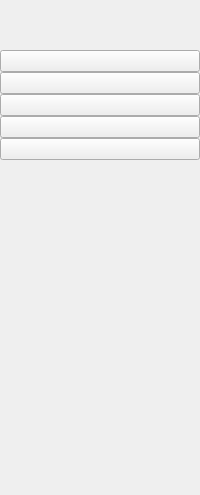
     <widget class="QWidget" name="icon_only_widget" native="true">
      <layout class="QVBoxLayout" name="verticalLayout_4">
       <property name="spacing">
        <number>0</number>
       </property>
       <property name="leftMargin">
        <number>0</number>
       </property>
       <property name="topMargin">
        <number>0</number>
       </property>
       <property name="rightMargin">
        <number>0</number>
       </property>
       <property name="bottomMargin">
        <number>0</number>
       </property>
       <item>
        <layout class="QHBoxLayout" name="horizontalLayout_3">
         <item>
          <widget class="QLabel" name="logo_label">
           <property name="minimumSize">
            <size>
             <width>50</width>
             <height>50</height>
            </size>
           </property>
           <property name="maximumSize">
            <size>
             <width>50</width>
             <height>50</height>
            </size>
           </property>
           <property name="text">
            <string/>
           </property>
           <property name="pixmap">
            <pixmap resource="resource2.qrc">:/icon/icon/sedan-white.png</pixmap>
           </property>
           <property name="scaledContents">
            <bool>true</bool>
           </property>
           <property name="alignment">
            <set>Qt::AlignCenter</set>
           </property>
          </widget>
         </item>
        </layout>
       </item>
       <item>
        <layout class="QVBoxLayout" name="verticalLayout_2">
         <property name="spacing">
          <number>0</number>
         </property>
         <item>
          <widget class="QPushButton" name="icon_home_btn">
           <property name="text">
            <string/>
           </property>
           <property name="icon">
            <iconset resource="resource2.qrc">
             <normaloff>:/icon/icon/icons8-home-96 (1).png</normaloff>:/icon/icon/icons8-home-96 (1).png</iconset>
           </property>
           <property name="iconSize">
            <size>
             <width>35</width>
             <height>35</height>
            </size>
           </property>
           <property name="checkable">
            <bool>true</bool>
           </property>
           <property name="autoExclusive">
            <bool>true</bool>
           </property>
          </widget>
         </item>
         <item>
          <widget class="QPushButton" name="icon_dashboard_btn">
           <property name="text">
            <string/>
           </property>
           <property name="icon">
            <iconset resource="resource2.qrc">
             <normaloff>:/icon/icon/dashboard-white.png</normaloff>:/icon/icon/dashboard-white.png</iconset>
           </property>
           <property name="iconSize">
            <size>
             <width>35</width>
             <height>35</height>
            </size>
           </property>
           <property name="checkable">
            <bool>true</bool>
           </property>
           <property name="autoExclusive">
            <bool>true</bool>
           </property>
          </widget>
         </item>
         <item>
          <widget class="QPushButton" name="icon_accept_btn">
           <property name="text">
            <string/>
           </property>
           <property name="icon">
            <iconset resource="resource2.qrc">
             <normaloff>:/icon/icon/icons8-accept-96 (1).png</normaloff>:/icon/icon/icons8-accept-96 (1).png</iconset>
           </property>
           <property name="iconSize">
            <size>
             <width>35</width>
             <height>35</height>
            </size>
           </property>
           <property name="checkable">
            <bool>true</bool>
           </property>
           <property name="autoExclusive">
            <bool>true</bool>
           </property>
          </widget>
         </item>
         <item>
          <widget class="QPushButton" name="icon_edit_btn">
           <property name="text">
            <string/>
           </property>
           <property name="icon">
            <iconset resource="resource2.qrc">
             <normaloff>:/icon/icon/edit-white.png</normaloff>:/icon/icon/edit-white.png</iconset>
           </property>
           <property name="iconSize">
            <size>
             <width>35</width>
             <height>35</height>
            </size>
           </property>
           <property name="checkable">
            <bool>true</bool>
           </property>
           <property name="autoExclusive">
            <bool>true</bool>
           </property>
          </widget>
         </item>
         <item>
          <widget class="QPushButton" name="icon_monitor_btn">
           <property name="text">
            <string/>
           </property>
           <property name="icon">
            <iconset resource="resource2.qrc">
             <normaloff>:/icon/icon/icons8-monitor-96 (1).png</normaloff>:/icon/icon/icons8-monitor-96 (1).png</iconset>
           </property>
           <property name="iconSize">
            <size>
             <width>35</width>
             <height>35</height>
            </size>
           </property>
           <property name="checkable">
            <bool>true</bool>
           </property>
           <property name="autoExclusive">
            <bool>true</bool>
           </property>
          </widget>
         </item>
        </layout>
       </item>
       <item>
        <spacer name="verticalSpacer">
         <property name="orientation">
          <enum>Qt::Vertical</enum>
         </property>
         <property name="sizeHint" stdset="0">
          <size>
           <width>20</width>
           <height>335</height>
          </size>
         </property>
        </spacer>
       </item>
      </layout>
     </widget>
